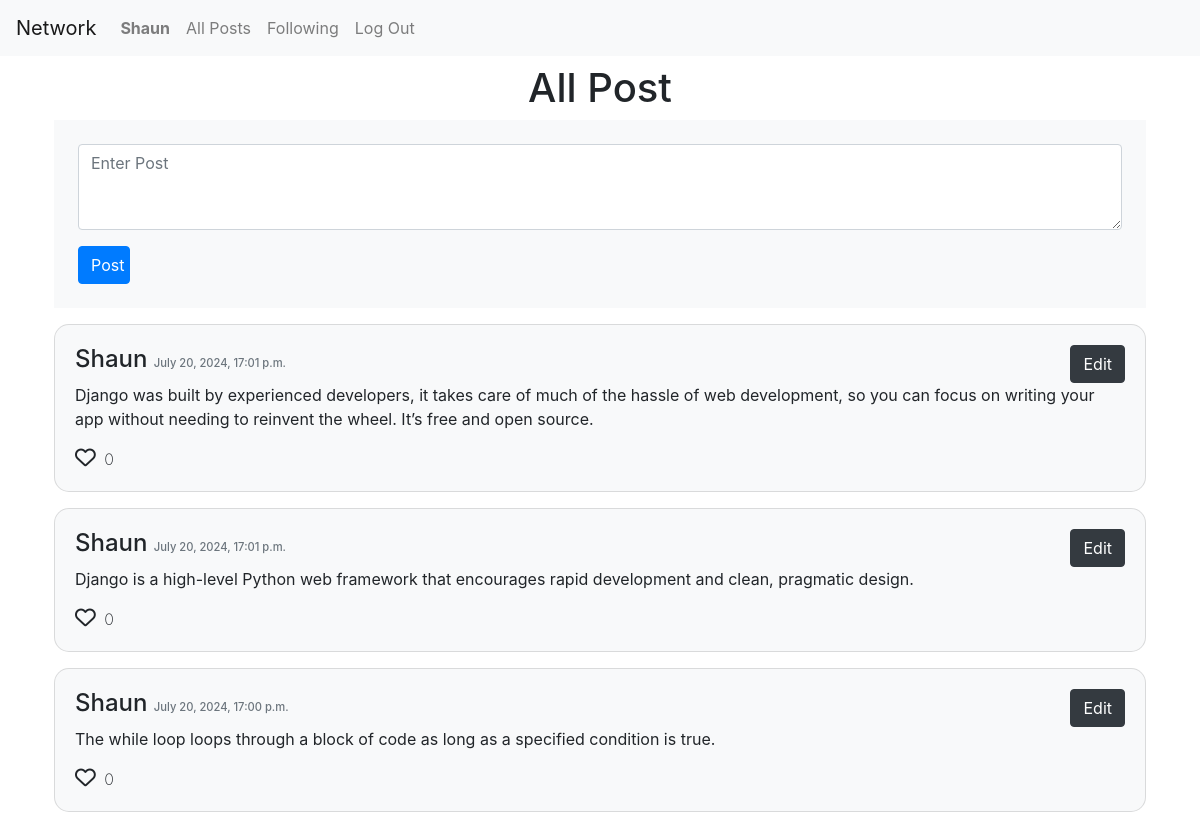
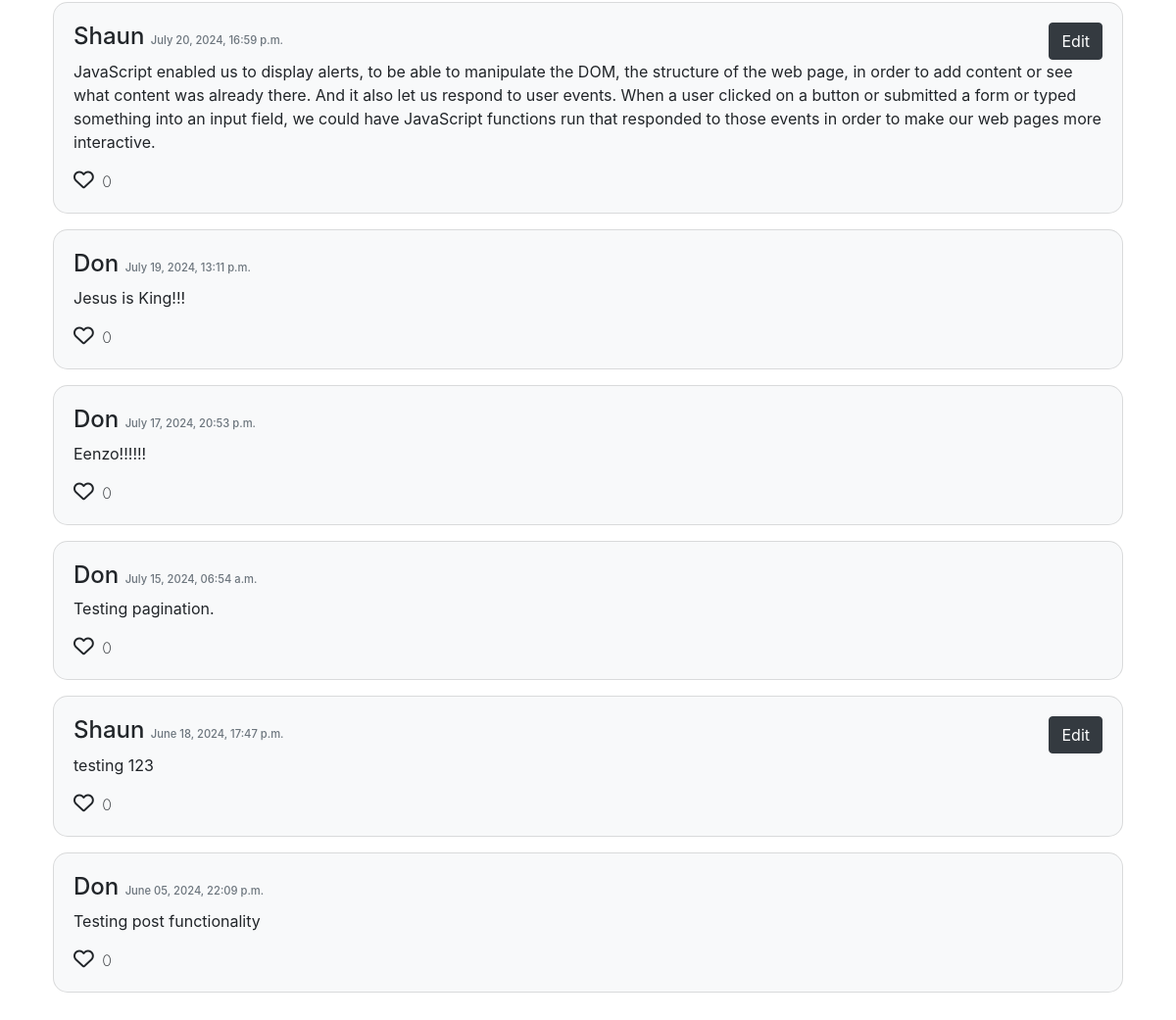
The app's page / (signed in) with its own data (2 pictures, top to bottom).
### network/models.py (models this page shows, shortened)
class User(AbstractUser):
    pass

class Post(models.Model):
    content = models.TextField()
    user= models.ForeignKey('User', on_delete=models.CASCADE, related_name="user_post")
    timestamp= models.DateTimeField(auto_now_add=True)

### network/views.py (the view, shortened to what this page needs)
# urls.py: path("", views.index, name="index"),
def index(request):
    posts = Post.objects.all().order_by("-timestamp")
    page = request.GET.get("page")
    page_posts = paginator(posts,page)
    return render(request, "network/index.html", {
        "page_posts": page_posts,
        })

### network/views.py (called while the page is built)
def paginator(posts, page):
     paginator = Paginator(posts, 10)
     page_posts = paginator.get_page(page)
     return page_posts

### network/templates/network/index.html (shortened to what this page needs)
{% extends "network/layout.html" %} {% block body %}
<div class="container py-2 px-4" id="index">
  <h1 class="text-center">All Post</h1>
  {% if user.is_authenticated %}
  <form class="bg-light" action="{% url 'index' %}" method="post" id="new_post" class="card">
    <div class="form-group">
      <textarea
        class="form-control"
        id="exampleFormControlTextarea1"
        name="content"
        rows="3"
        placeholder="Enter Post"
      ></textarea>
    </div>
    <input class="btn btn-primary" type="submit" value="Post" />
  </form>
  {% endif %}
  <div id="posts" class="  d-flex flex-column">
    {% for post in page_posts %}
    {% include "../network/widget/post.widget.html" with post=post user=user %}
    {% endfor %}
    {% include "network/widget/pagination.widget.html" with page_posts=page_posts %}
  </div>
</div>
{% endblock %}

### network/templates/network/layout.html (shortened to what this page needs)
{% load static %}
<!DOCTYPE html>
<html lang="en">
  <head>
    <link
      rel="stylesheet"
      href="https://stackpath.bootstrapcdn.com/bootstrap/4.4.1/css/bootstrap.min.css"
    />
    <link href="{% static 'network/styles.css' %}" rel="stylesheet" />
  </head>
  <body>
    <nav class="navbar navbar-expand-lg navbar-light bg-light">
      <a class="navbar-brand" href="{% url "index" %}">Network</a>
      <div>
        <ul class="navbar-nav mr-auto">
          {% if user.is_authenticated %}
          <li class="nav-item">
            <a class="nav-link" href="{% url "profile" user.id %}"
              ><strong>{{ user.username| title }}</strong></a
            >
          </li>
          {% endif %}
          <li id="allPosts" class="nav-item">
            <a  class="nav-link" href="{% url "index"  %}">All Posts</a>
          </li>
          {% if user.is_authenticated %}
          <li id="fllwnPosts" class="nav-item">
            <a class="nav-link" href="{% url "posts_route" 'following' %}">Following</a>
          </li>
          <li class="nav-item">
            <a class="nav-link" href="{% url 'logout' %}">Log Out</a>
          </li>
          {% endif %}
        </ul>
      </div>
    </nav>
    <div class="body">{% block body %} {% endblock %}</div>
  </body>
</html>

### network/templates/network/widget/post.widget.html (shortened to what this page needs)
<div class="bg-light card mt-3">
    <div class="card-body">
      <div class="d-flex justify-content-between">
        <h4>
          <a href="{% url "profile" post.user.id %}">{{post.user.username | title}}</a>
          <span class="text-muted">{{ post.timestamp|date:"F d, Y, H:i a" }}</span>
        </h4>
        {% if post.user == user %}
          <button type="button" data-post-id="{{ post.id }}" id="edit_btn" class="btn btn-dark">Edit</button>
          {% endif %}
      </div>
      <div id="cardContent">
        <p id="postContent" class="card-text">{{post.content}}</p>
        <a href="#" class="red-link like_btn" data-post-id="{{post.id}}"><i class="fa-regular fa-heart"></i></a>
        <span class="ml-1">{{post.post_like.count}}</span>
      </div>
    </div>
  </div>

### network/static/network/styles.css (style rules this page uses)
html, body { height: 100%; margin: 0; padding: 0; }
div.body { height: 100%; background-repeat: no-repeat; background-size: cover; }
.card { border-radius: 15px; }
div#index form { padding: 1.5rem; }
div#index form input[type='submit'] { width: 5%; }
h4 span.text-muted { font-size: 0.7rem; }
a { text-decoration: none; color: inherit; }
i.fa-heart { font-size: 1.3rem; }
a.red-link + span { font-size: 1rem; font-weight: 200; }

### records on screen
User: username "Shaun"
Post: user.username "Shaun", timestamp "July 20, 2024, 17:01 p.m.", content "Django was built by experienced developers, it takes care of much of the hassle of web development, so you can focus on writing your app without needing to reinvent the wheel. It’s free and open source.", post_like.count "0"
Post: user.username "Shaun", timestamp "July 20, 2024, 17:01 p.m.", content "Django is a high-level Python web framework that encourages rapid development and clean, pragmatic design.", post_like.count "0"
Post: user.username "Shaun", timestamp "July 20, 2024, 17:00 p.m.", content "The while loop loops through a block of code as long as a specified condition is true.", post_like.count "0"
Post: user.username "Shaun", timestamp "July 20, 2024, 16:59 p.m.", content "JavaScript enabled us to display alerts, to be able to manipulate the DOM, the structure of the web page, in order to add content or see what content was already there. And it also let us respond to user events. When a user clicked on a button or submitted a form or typed something into an input field, we could have JavaScript functions run that responded to those events in order to make our web pages more interactive.", post_like.count "0"
Post: user.username "Don", timestamp "July 19, 2024, 13:11 p.m.", content "Jesus is King!!!", post_like.count "0"
Post: user.username "Don", timestamp "July 17, 2024, 20:53 p.m.", content "Eenzo!!!!!!", post_like.count "0"
Post: user.username "Don", timestamp "July 15, 2024, 06:54 a.m.", content "Testing pagination.", post_like.count "0"
Post: user.username "Shaun", timestamp "June 18, 2024, 17:47 p.m.", content "testing 123", post_like.count "0"
Post: user.username "Don", timestamp "June 05, 2024, 22:09 p.m.", content "Testing post functionality", post_like.count "0"
